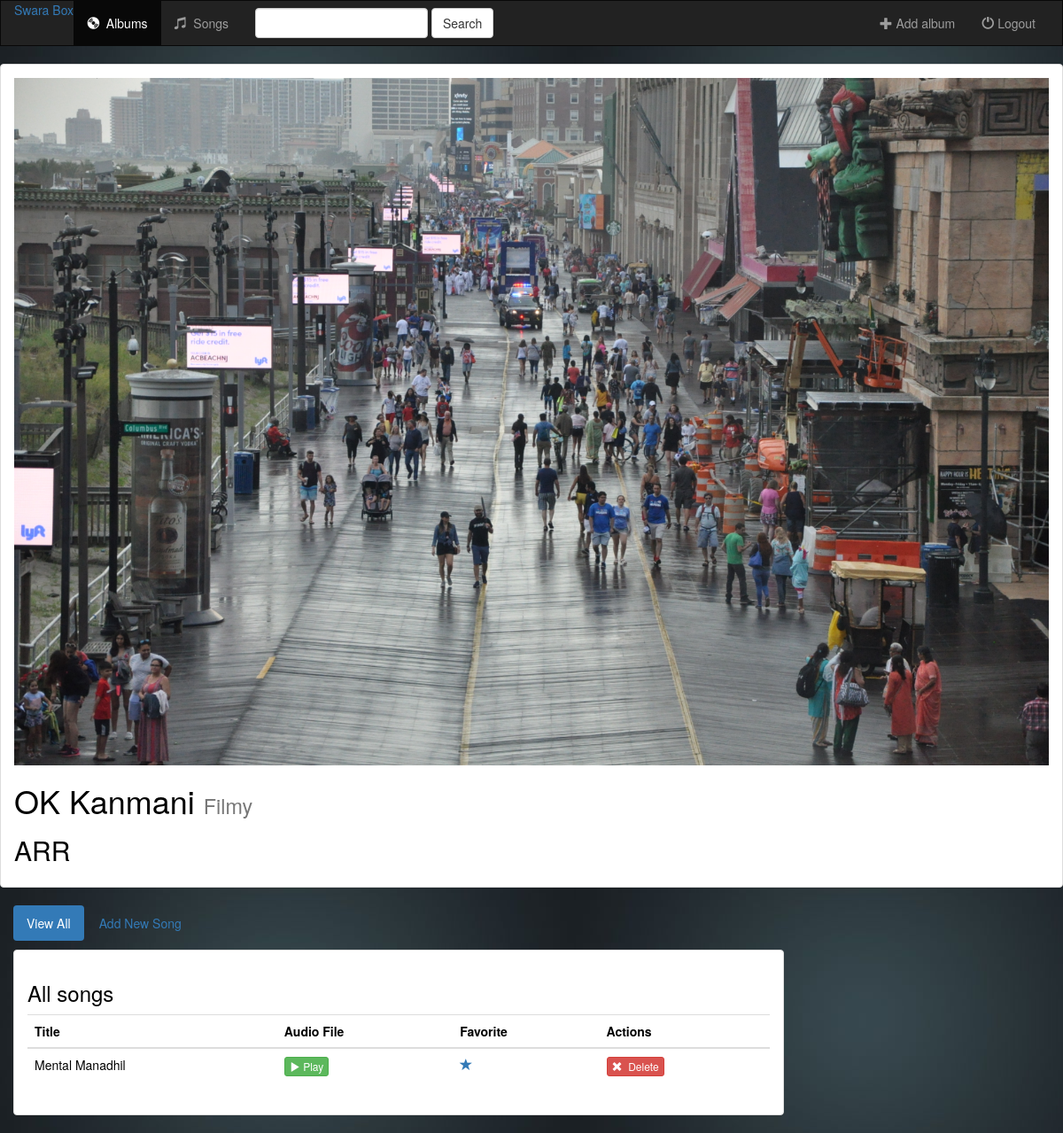
The app's page /music/8/ (signed in) with its own data.
### music/models.py (models this page shows, shortened)
class Album(models.Model):
    user = models.ForeignKey(User,on_delete=models.SET(1))
    artist = models.CharField(max_length=250)
    album_title = models.CharField(max_length=500)
    genre = models.CharField(max_length=100)
    album_logo = models.FileField()
    is_favorite = models.BooleanField(default=False)
    '''def get_absolute_url(self):
        return reverse('music:detail', kwargs={'pk':self.pk})
    '''

class Song(models.Model):
    album = models.ForeignKey(Album, on_delete=models.CASCADE)
    song_title = models.CharField(max_length=250)
    audio_file = models.FileField(default='')
    is_favorite = models.BooleanField(default=False)

### music/views.py (the view)
# urls.py: re_path(r'^(?P<album_id>[0-9]+)/$', views.detail, name='detail'),
def detail(request, album_id):
    if not request.user.is_authenticated:
        return render(request, 'music/login.html')
    else:
        user = request.user
        album = get_object_or_404(Album, pk=album_id)
        return render(request, 'music/details.html', {'album': album, 'user': user})

### music/templates/music/details.html (shortened to what this page needs)
{%extends 'music/base.html' %}
{% block albums_active %}active{% endblock %}
{% block body %}
<div class="container-fluid songs-container">
    <div class="row">
        <div class=""col-sm-4 col-md-3">
           <div class="panel panel-default">
               <div class="panel-body">
                    <a href="{% url 'music:detail' album.id%}">
                        {% if album.album_logo %}
                            <img src="{{ album.album_logo.url }}" class="img-responsive">
                        {% else %}
                            <h3>No image to display</h3>
                        {% endif %}
                    </a>
                    <h1>{{ album.album_title }} <small>{{ album.genre}}</small></h1>
                   <h2>{{ album.artist }} </h2>
               </div>
           </div>
        </div>
    <div class="col-sm-8 col-md-9">
        <ul class="nav nav-pills" style="margin-bottom:10px;">
            <li role="presentation" class="active"><a href="{% url 'music:detail' album.id %}">View All</a></li>
            <li role="presentation"><a href="{% url 'music:create_song' album.id %}">Add New Song</a></li>
        </ul>
        <div class="panel panel-default">
            <div class="panel-body">
                <h3>All songs</h3>
                <table class="table">
                    <thread>
                        <tr>
                            <th>Title</th>
                            <th>Audio File</th>
                            <th>Favorite</th>
                            <th>Actions</th>
                        </tr>
                    </thread>
                    <tbody>
                        {% for song in album.song_set.all %}
                          <tr>
                              <td>{{ song.song_title }}</td>
                              <td>
                                <a target="_blank" href="{{ song.audio_file.url}}">
                                    <button type="button" class="btn btn-success btn-xs">
                                        <span class="glyphicon glyphicon-play"></span>&nbsp;Play
                                    </button>
                                </a>
                              </td>
                              <td>
                                  <a href="{% url 'music:favorite' song.id %}" class="btn-favorite"><span class="glyphicon glyphicon-star {% if song.is_favorite %}active{% endif %}"></span></a>
                              </td>
                              <td>
                                  <form action="{% url 'music:delete_song' album.id song.id %}" method="post" style="display:inline;">
                                      <button type="submit" class="btn btn-danger btn-xs">
                                          <span class="glyphicon glyphicon-remove"></span>&nbsp; Delete
                                      </button>
                                  </form>
                              </td>
                          </tr>
                    {% endfor %}
                    </tbody>
                </table>
             </div>
           </div>
        </div>
      </div>
 </div>
{%endblock%}

### music/static/music/style.css (style rules this page uses)
body { background: white url("images/background.jpg"); color: black; }

### records on screen
Album: album_logo (picture), album_title "OK Kanmani", genre "Filmy", artist "ARR"
Song: song_title "Mental Manadhil", is_favorite True (drawn)
